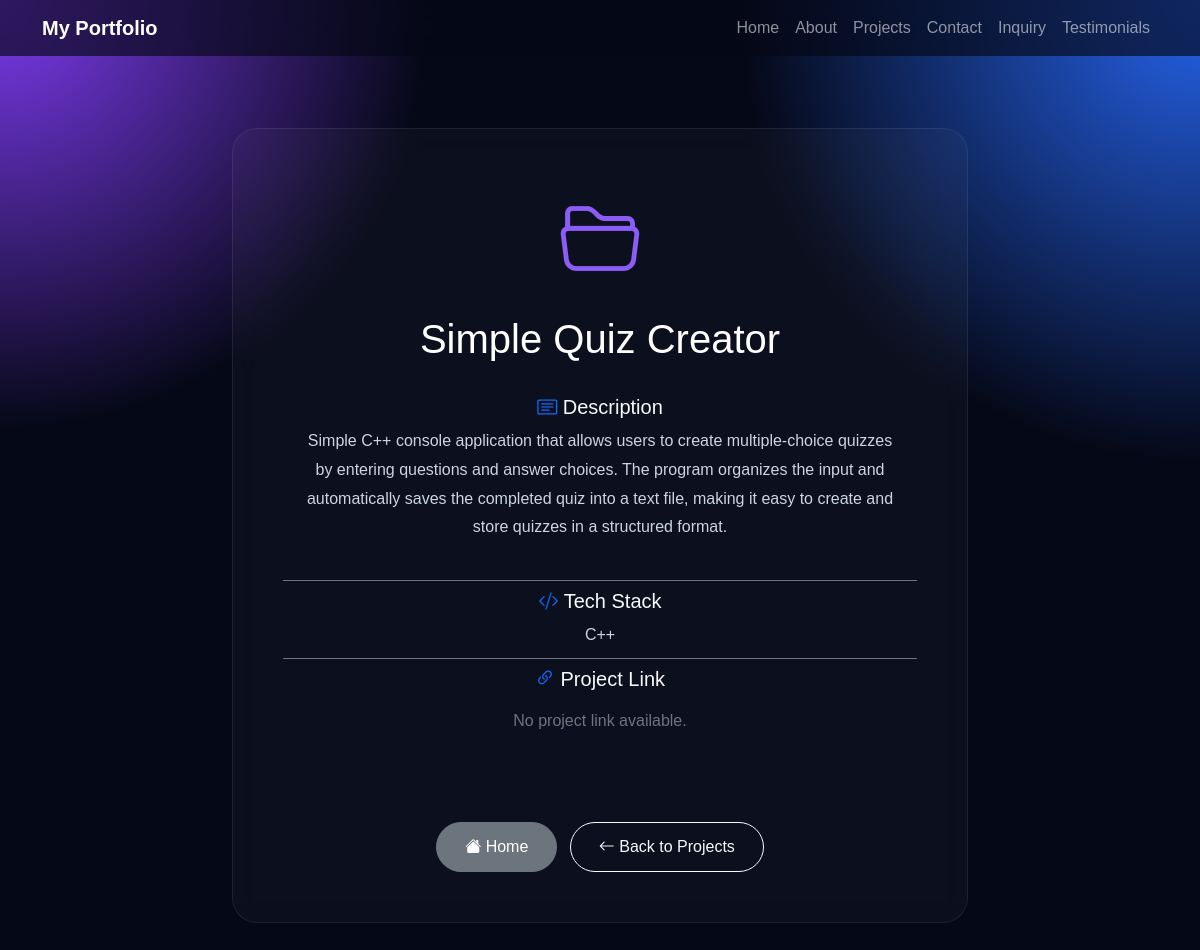
/projects/3/, run on the app's committed database.
### main/models.py (models this page shows, shortened)
class Project(models.Model):
    project_name = models.CharField(max_length=100)
    description = models.TextField()
    tech_stack = models.CharField(max_length=200)
    link = models.URLField(blank=True)

### main/views.py (the view)
def project_detail(request, project_id):
    project = get_object_or_404(
        Project,
        id=project_id
    )
    return render(
        request,
        "main/project_detail.html",
        {
            "project": project,
        }
    )

### main/templates/main/project_detail.html (shortened to what this page needs)
{% extends "main/base.html" %}
{% block content %}
<section class="projects py-5">
    <div class="container">
        <div class="row justify-content-center">
            <div class="col-lg-8">
                <div class="project-card">
                    <div class="text-center mb-4">
                        <div class="project-icon mb-3">
                            <i class="bi bi-folder2-open"></i>
                        </div>
                        <h1>{{ project.project_name }}</h1>
                    </div>
                    <div class="list-group list-group-flush">
                        <div class="list-group-item bg-transparent text-light border-secondary">
                            <h5>
                                <i class="bi bi-card-text text-primary"></i>
                                Description
                            </h5>
                            <p class="mt-2 mb-0">
                                {{ project.description|linebreaks }}
                            </p>
                        </div>
                        <div class="list-group-item bg-transparent text-light border-secondary">
                            <h5>
                                <i class="bi bi-code-slash text-primary"></i>
                                Tech Stack
                            </h5>
                            <p class="mt-2 mb-0">
                                {{ project.tech_stack }}
                            </p>
                        </div>
                        <div class="list-group-item bg-transparent text-light border-secondary">
                            <h5>
                                <i class="bi bi-link-45deg text-primary"></i>
                                Project Link
                            </h5>
                            <div class="mt-3">
                                {% if project.link %}
                                <a
                                    href="{{ project.link }}"
                                    target="_blank"
                                    class="btn btn-primary">
                                    <i class="bi bi-box-arrow-up-right"></i>
                                    Visit Project
                                </a>
                                {% else %}
                                <p class="text-secondary">
                                    No project link available.
                                </p>
                                {% endif %}
                            </div>
                        </div>
                    </div>
                    <div class="text-center mt-5">
                        <a
                            href="{% url 'home' %}#projects"
                            class="btn btn-secondary me-2">
                            <i class="bi bi-house-fill"></i>
                            Home
                        </a>
                        <a
                            href="{% url 'project_list' %}"
                            class="btn btn-outline-light">
                            <i class="bi bi-arrow-left"></i>
                            Back to Projects
                        </a>
                    </div>
                </div>
            </div>
        </div>
    </div>
</section>
{% endblock %}

### main/static/main/css/style.css (style rules this page uses)
html { scroll-behavior:smooth; }
body { background: radial-gradient(circle at top left,#7c3aed 0%,transparent 28%), radial-gradient(circle at top right,#2563eb 0%,transparent 30%), #050816; color:white; font-family:Arial,Helvetica,sans-serif; padding-top:80px; }
.btn { border-radius:40px; padding:12px 28px; }
.projects { padding-top:120px; padding-bottom:120px; }
.project-card { background:rgba(255,255,255,.03); border:1px solid rgba(255,255,255,.08); border-radius:25px; padding:50px; text-align:center; backdrop-filter:blur(15px); transition:.35s; }
.project-icon { font-size:5rem; color:#8b5cf6; margin-bottom:20px; }
.project-card p { color:#cbd5e1; line-height:1.8; margin-bottom:30px; }

### data on the page
Project: project_name "Simple Quiz Creator", description "Simple C++ console application that allows users to create multiple-choice quizzes by entering questions and answer choices. The program organizes the input and automatically saves the completed quiz into a text file, making it easy to create and store quizzes in a structured format.", tech_stack "C++"
